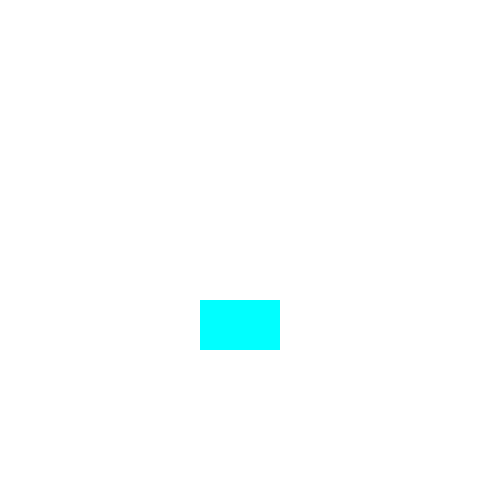
Frame 1 (no input)
Frame 60 (the mouse pressed at the canvas centre just before this capture): identical to frame 1, image omitted
Frame 120 (the mouse held since frame 60 and released just before this capture): identical to frame 1, image omitted

The Processing sketch that drew this single still picture (run headless with seeded random() and noise(); from frame 60 on, the mouse is pressed at the canvas centre):

// Processing sketch: example02
// ── example02.pde
void setup() {
  size(480, 480);
  background(255);
  noStroke();
  fill(0, 255, 255);
  rect(200, 300, 80, 50);
}

void draw() {
}

void mousePressed() {
  if (280 > mouseX && mouseX >= 200 && 350 > mouseY && mouseY >= 300) {
    fill(255, 0, 0);
    rect(200, 300, 80, 50);
  }
}
